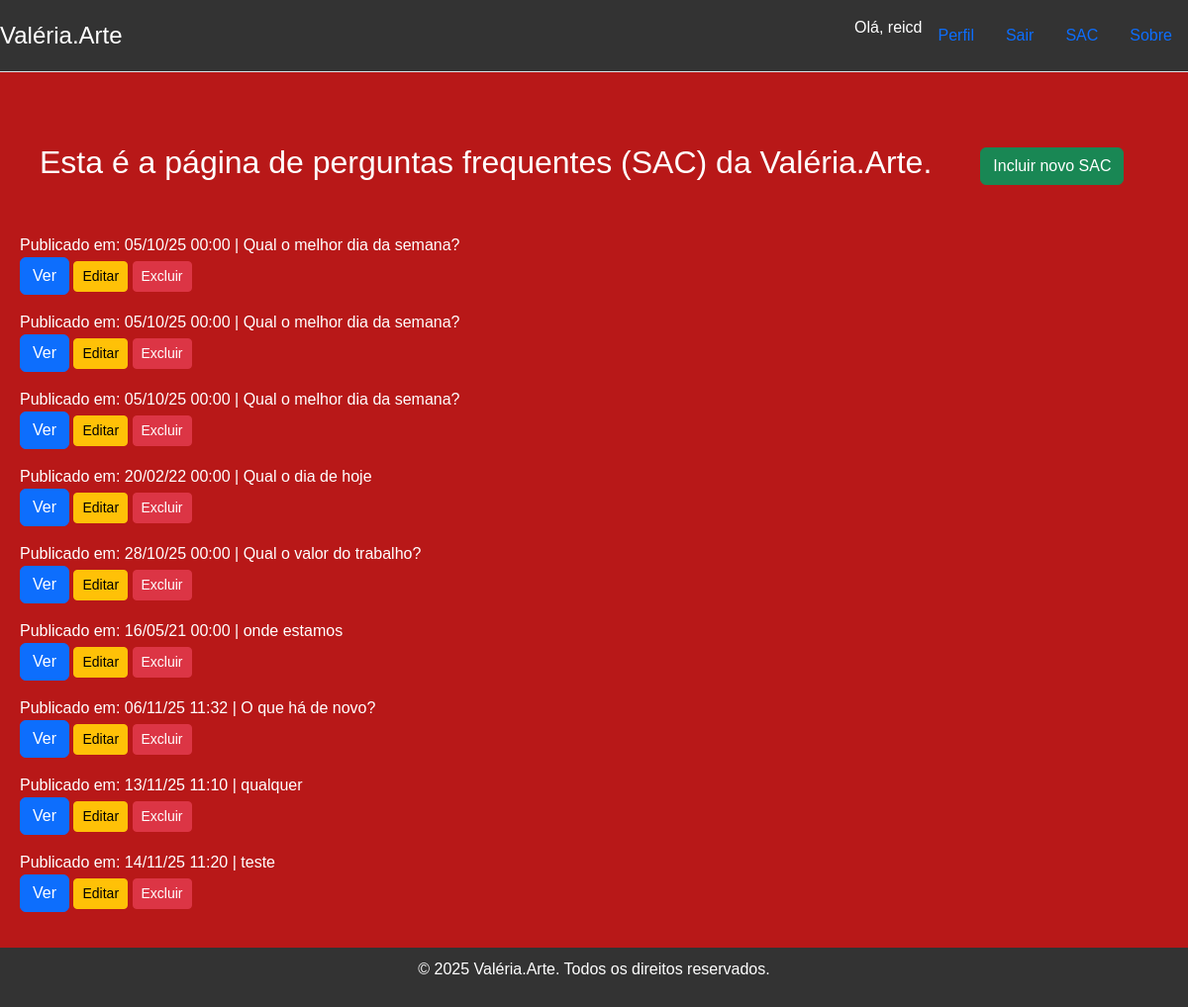
Before: /about/ (signed in) with the older database file.
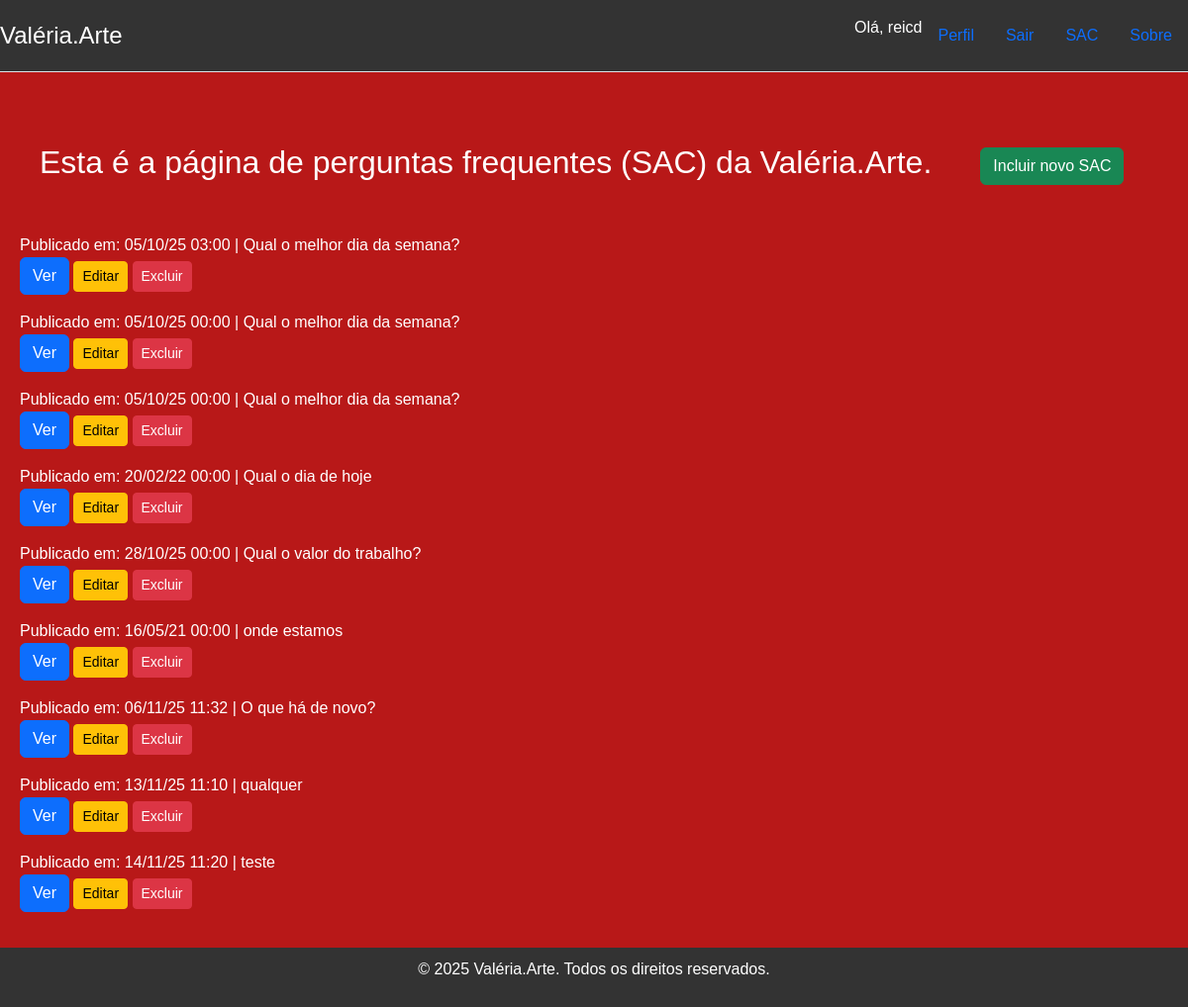
After: the same page with the newer database file.
### sac/models.py (models this page shows)
class Question(models.Model):
    question_text = models.CharField(max_length=200, verbose_name="Pergunta")
    pub_date = models.DateTimeField("Data de publicação")
    class Meta:
        verbose_name = "Pergunta"
        verbose_name_plural = "Perguntas"

### sac/views.py (the view)
# urls.py: path('about/', about, name='products-about'),
@login_required
def about(request):
    question = Question.objects.all()
    context = {'all_questions': question}
    return render(request, 'sac/question.html', context)

### templates/sac/question.html (shortened to what this page needs)
{% extends '_layout2.html' %}
{% load static %}
{% block content %}
    <div class="container mt-4">
        <div class="d-flex justify-content-between align-items-center mb-4">
            <h2>Esta é a página de perguntas frequentes (SAC) da Valéria.Arte.</h2> <hr>
            <a href="{% url 'sac_add' %}" class="btn btn-success font-weight-bold">Incluir novo SAC</a> <br><br>
        </div>
    </div>
    {% for question in all_questions %}
        <div class="faq-item">
                <p>Publicado em: {{ question.pub_date | date:"d/m/y H:i" }} | {{ question.question_text }} <br>
                    <a href="{% url 'sac_detail' question.pk %}" class="btn btn-primary">Ver</a>
                    <a href="{% url 'sac_edit' question.pk %}" class="btn btn-warning btn-sm">Editar</a>
                    <a href="{% url 'question_delete' question.pk %}" class="btn btn-danger btn-sm">Excluir</a></p>
        </div>
        {% empty %}
            <p>Nenhuma pergunta disponível no momento.</p>
    {% endfor %}
{% endblock %}

Changed rows visible on the page:
changed Question (number 1 of 9 on the later page): pub_date "05/10/25 00:00" → "05/10/25 03:00"
